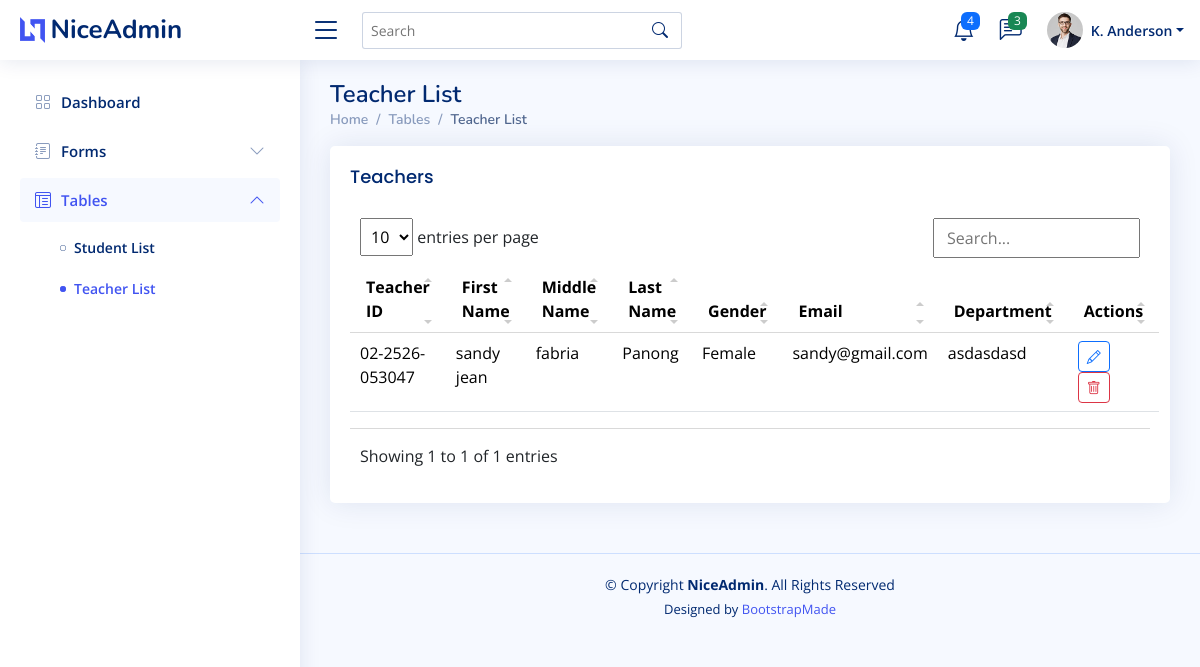
The page /index.php?page=teacher_list on the database its author committed.
### tables this page shows
CREATE TABLE `teachers` (
  `id` int(11) NOT NULL,
  `teacher_id` varchar(50) NOT NULL,
  `fname` varchar(100) NOT NULL,
  `mname` varchar(100) DEFAULT NULL,
  `lname` varchar(100) NOT NULL,
  `gender` enum('Male','Female') NOT NULL,
  `email` varchar(150) NOT NULL,
  `department` varchar(150) DEFAULT NULL,
  `created_at` timestamp NOT NULL DEFAULT current_timestamp(),
  `updated_at` timestamp NOT NULL DEFAULT current_timestamp() ON UPDATE current_timestamp()
);

### function/function.php (called while the page is built, shortened)
<?php
function dbConnect() {
    $host = "localhost";
    $user = "root";
    $pass = "";
    $dbname = "enroll";
    $conn = mysqli_connect($host, $user, $pass, $dbname);
    return $conn;
}
function fetchAll($query) {
    $conn = dbConnect();
    $result = mysqli_query($conn, $query);
    $data = [];
    while ($row = mysqli_fetch_assoc($result)) {
        $data[] = $row;
    }
    return $data;
}

### module/teacher_list.php (the view, shortened to what this page needs)
<?php include "function/function.php"; ?>
<div class="pagetitle">
  <h1>Teacher List</h1>
  <nav>
    <ol class="breadcrumb">
      <li class="breadcrumb-item"><a href="index.php?page=dashboard">Home</a></li>
      <li class="breadcrumb-item">Tables</li>
      <li class="breadcrumb-item active">Teacher List</li>
    </ol>
  </nav>
</div>
<section class="section">
  <div class="row">
    <div class="col-lg-12">
      <div class="card">
        <div class="card-body">
          <h5 class="card-title">Teachers</h5>
          <?php
          $rows = [];
          try {
            $rows = fetchAll("SELECT id, teacher_id, fname, mname, lname, gender, email, department FROM teachers ORDER BY created_at DESC");
          } catch (Throwable $e) {
            $rows = [];
          }
          ?>
          <table class="table" id="teacherTable">
            <thead>
              <tr>
                <th>Teacher ID</th>
                <th>First Name</th>
                <th>Middle Name</th>
                <th>Last Name</th>
                <th>Gender</th>
                <th>Email</th>
                <th>Department</th>
                <th>Actions</th>
              </tr>
            </thead>
            <tbody>
              <?php foreach ($rows as $r): ?>
              <tr>
                <td><?php echo htmlspecialchars($r['teacher_id']); ?></td>
                <td><?php echo htmlspecialchars($r['fname']); ?></td>
                <td><?php echo htmlspecialchars($r['mname']); ?></td>
                <td><?php echo htmlspecialchars($r['lname']); ?></td>
                <td><?php echo htmlspecialchars($r['gender']); ?></td>
                <td><?php echo htmlspecialchars($r['email']); ?></td>
                <td><?php echo htmlspecialchars($r['department']); ?></td>
                <td>
                  <a href="index.php?page=add_teacher&id=<?php echo (int)$r['id']; ?>" class="btn btn-sm btn-outline-primary me-1"><i class="bi bi-pencil"></i></a>
                  <a href="function/save_teacher.php?delete_id=<?php echo (int)$r['id']; ?>" class="btn btn-sm btn-outline-danger" onclick="return confirm('Delete this teacher?');"><i class="bi bi-trash"></i></a>
                </td>
              </tr>
              <?php endforeach; ?>
            </tbody>
          </table>
        </div>
      </div>
    </div>
  </div>
</section>

### assets/css/style.css (style rules this page uses)
:root { scroll-behavior: smooth; }
body { font-family: "Open Sans", sans-serif; background: #f6f9ff; color: #444444; }
a { color: #4154f1; text-decoration: none; }
h1, h2, h3, h4, h5, h6 { font-family: "Nunito", sans-serif; }
.pagetitle { margin-bottom: 10px; }
.pagetitle h1 { font-size: 24px; margin-bottom: 0; font-weight: 600; color: #012970; }
.card { margin-bottom: 30px; border: none; border-radius: 5px; box-shadow: 0px 0 30px rgba(1, 41, 112, 0.1); }
.card-title { padding: 20px 0 15px 0; font-size: 18px; font-weight: 500; color: #012970; font-family: "Poppins", sans-serif; }
.card-body { padding: 0 20px 20px 20px; }
.breadcrumb { font-size: 14px; font-family: "Nunito", sans-serif; color: #899bbd; font-weight: 600; }
.breadcrumb a { color: #899bbd; transition: 0.3s; }
.breadcrumb .breadcrumb-item::before { color: #899bbd; }
.breadcrumb .active { color: #51678f; font-weight: 600; }

### rows shown on the page
teachers: teacher "02-2526-053047", fname "sandy jean", mname "fabria", lname "Panong", gender "Female", email "sandy@gmail.com", department "asdasdasd"
